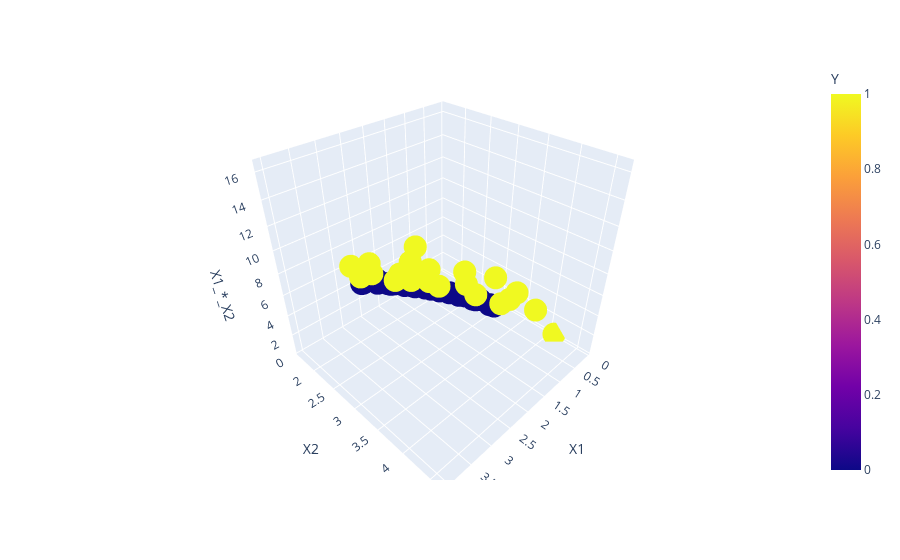
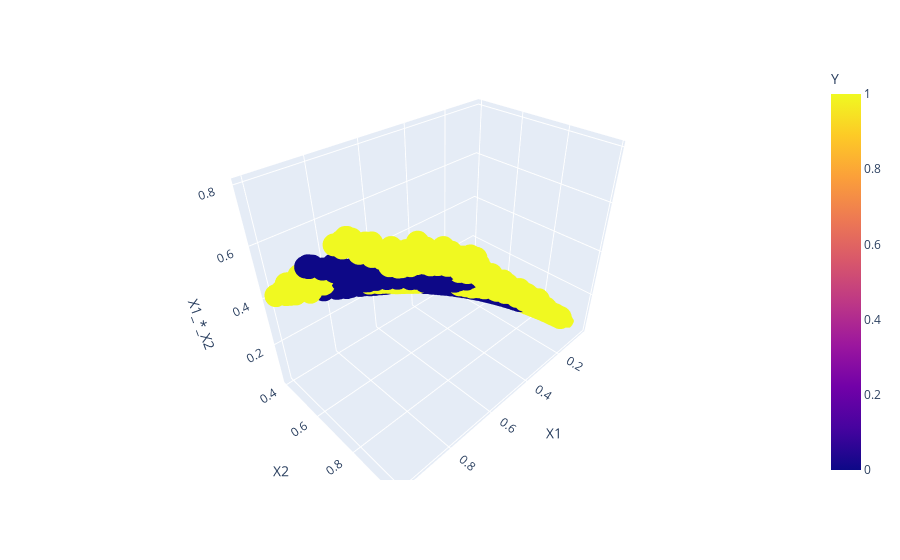
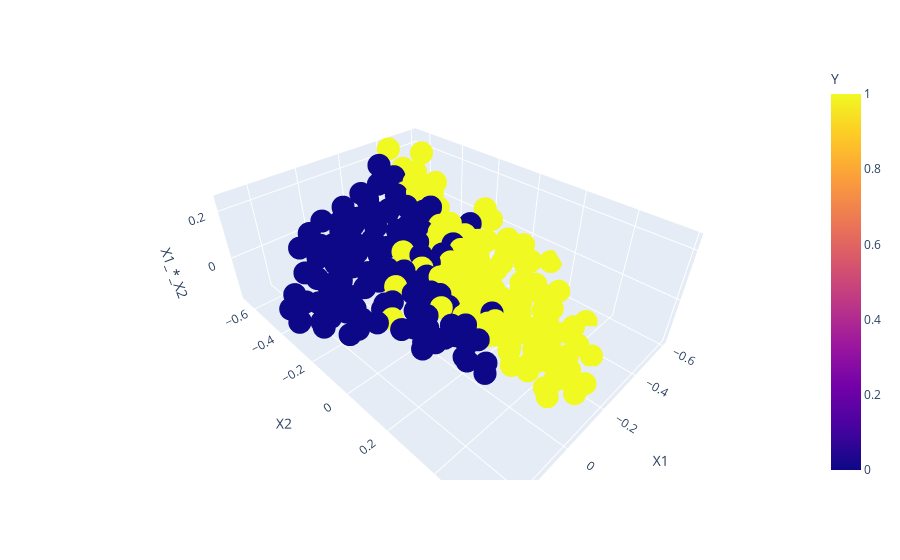

Notebook code cell kept with these figures, in order:
### Code cell
dataset_1 = pd.read_csv("d1.csv", header=None)
dataset_2 = pd.read_csv("d2.csv", header=None)
dataset_3 = pd.read_csv("d3.csv", header=None)

def plot_data(dataset):
    dataset.columns = ['X1', 'X2', 'Y']
    dataset["X1_Squared"] = dataset.X1**2
    dataset["X2_Squared"] = dataset.X2**2
    dataset["X1_*_X2"] = dataset.X1 * dataset.X2
    print(dataset.head(5))
    X = dataset.iloc[:, :-1]
    y = dataset.iloc[:, -1]
    X_train, X_test, y_train, y_test = train_test_split(X, y, test_size=0.25, random_state=0)
    # fig = px.scatter_3d(dataset, x="X1_Squared", y="X2_Squared", z="X1_*_X2", color="Y")
    fig = px.scatter_3d(dataset, x="X1", y="X2", z="X1_*_X2", color="Y")
    fig.show()
    # fig = px.scatter_3d(dataset, x="X1_Squared", y="X2_Squared", z="X1_*_X2", color="Y")
    # fig.show()

plot_data(dataset_1)
plot_data(dataset_2)
plot_data(dataset_3)

### Figure 1 — Plotly figure (JSON) as saved in the notebook; plotly's stock layout.template omitted (floating-point values rounded to 4 significant figures)
{"data": [{"hovertemplate": "X1=%{x}<br>X2=%{y}<br>X1_*_X2=%{z}<br>Y=%{marker.color}<extra></extra>", "legendgroup": "", "marker": {"color": [1, 1, 1, 1, 1, 1, 1, 1, 1, 1, 1, 1, 1, 1, 1, 1, 1, 1, 1, 1, 0, 0, 0, 0, 0, 0, 0, 0, 0, 0, 0, 0, 0, 0, 0, 0, 0, 0, 0, 0, 0, 0, 0, 0, 0, 0, 0, 0, 0, 0, 1], "coloraxis": "coloraxis", "symbol": "circle"}, "mode": "markers", "name": "", "scene": "scene", "showlegend": false, "type": "scatter3d", "x": [1.964, 2.275, 2.978, 2.932, 3.577, 4.015, 3.381, 3.911, 2.782, 2.552, 3.37, 3.105, 1.918, 2.264, 2.655, 3.186, 3.658, 3.911, 3.6, 3.036, 1.584, 2.01, 1.953, 2.275, 2.31, 2.828, 3.047, 2.483, 2.506, 1.872, 2.01, 1.227, 1.895, 1.561, 1.55, 1.688, 1.492, 0.962, 1.169, 0.8122, 0.9735, 1.25, 1.319, 2.229, 2.448, 2.794, 2.091, 2.54, 0.9044, 0.7661, 0.0864], "y": [4.596, 3.859, 4.565, 3.552, 2.856, 3.194, 3.429, 4.176, 4.043, 4.616, 3.91, 3.071, 4.053, 4.371, 3.501, 4.289, 3.869, 3.429, 3.122, 3.317, 3.357, 3.204, 2.784, 2.713, 2.958, 2.631, 2.293, 2.037, 2.385, 2.058, 2.355, 2.324, 2.917, 3.071, 2.692, 2.406, 2.027, 2.682, 2.928, 2.999, 3.388, 3.194, 3.511, 2.201, 2.641, 1.966, 1.618, 2.887, 3.02, 2.59, 4.104], "z": [9.027, 8.78, 13.6, 10.41, 10.22, 12.82, 11.6, 16.33, 11.25, 11.78, 13.18, 9.535, 7.775, 9.894, 9.296, 13.66, 14.15, 13.41, 11.24, 10.07, 5.319, 6.441, 5.437, 6.172, 6.834, 7.441, 6.988, 5.058, 5.977, 3.852, 4.733, 2.851, 5.529, 4.794, 4.172, 4.06, 3.024, 2.58, 3.423, 2.436, 3.298, 3.992, 4.631, 4.906, 6.466, 5.491, 3.383, 7.333, 2.731, 1.984, 0.3546]}], "layout": {"coloraxis": {"colorbar": {"title": {"text": "Y"}}, "colorscale": [[0, "#0d0887"], [0.1111, "#46039f"], [0.2222, "#7201a8"], [0.3333, "#9c179e"], [0.4444, "#bd3786"], [0.5556, "#d8576b"], [0.6667, "#ed7953"], [0.7778, "#fb9f3a"], [0.8889, "#fdca26"], [1, "#f0f921"]]}, "legend": {"tracegroupgap": 0}, "margin": {"t": 60}, "scene": {"domain": {"x": [0, 1], "y": [0, 1]}, "xaxis": {"title": {"text": "X1"}}, "yaxis": {"title": {"text": "X2"}}, "zaxis": {"title": {"text": "X1_*_X2"}}}}}

### Figure 2 — Plotly figure (JSON) as saved in the notebook; plotly's stock layout.template omitted (floating-point values rounded to 4 significant figures; data arrays with more than 128 entries replaced by an {"elided": "..."} marker saying what was removed)
{"data": [{"hovertemplate": "X1=%{x}<br>X2=%{y}<br>X1_*_X2=%{z}<br>Y=%{marker.color}<extra></extra>", "legendgroup": "", "marker": {"color": {"elided": "863 int values"}, "coloraxis": "coloraxis", "symbol": "circle"}, "mode": "markers", "name": "", "scene": "scene", "showlegend": false, "type": "scatter3d", "x": {"elided": "863 float values"}, "y": {"elided": "863 float values"}, "z": {"elided": "863 float values"}}], "layout": {"coloraxis": {"colorbar": {"title": {"text": "Y"}}, "colorscale": [[0, "#0d0887"], [0.1111, "#46039f"], [0.2222, "#7201a8"], [0.3333, "#9c179e"], [0.4444, "#bd3786"], [0.5556, "#d8576b"], [0.6667, "#ed7953"], [0.7778, "#fb9f3a"], [0.8889, "#fdca26"], [1, "#f0f921"]]}, "legend": {"tracegroupgap": 0}, "margin": {"t": 60}, "scene": {"domain": {"x": [0, 1], "y": [0, 1]}, "xaxis": {"title": {"text": "X1"}}, "yaxis": {"title": {"text": "X2"}}, "zaxis": {"title": {"text": "X1_*_X2"}}}}}

### Figure 3 — Plotly figure (JSON) as saved in the notebook; plotly's stock layout.template omitted (floating-point values rounded to 4 significant figures; data arrays with more than 128 entries replaced by an {"elided": "..."} marker saying what was removed)
{"data": [{"hovertemplate": "X1=%{x}<br>X2=%{y}<br>X1_*_X2=%{z}<br>Y=%{marker.color}<extra></extra>", "legendgroup": "", "marker": {"color": {"elided": "211 int values"}, "coloraxis": "coloraxis", "symbol": "circle"}, "mode": "markers", "name": "", "scene": "scene", "showlegend": false, "type": "scatter3d", "x": {"elided": "211 float values"}, "y": {"elided": "211 float values"}, "z": {"elided": "211 float values"}}], "layout": {"coloraxis": {"colorbar": {"title": {"text": "Y"}}, "colorscale": [[0, "#0d0887"], [0.1111, "#46039f"], [0.2222, "#7201a8"], [0.3333, "#9c179e"], [0.4444, "#bd3786"], [0.5556, "#d8576b"], [0.6667, "#ed7953"], [0.7778, "#fb9f3a"], [0.8889, "#fdca26"], [1, "#f0f921"]]}, "legend": {"tracegroupgap": 0}, "margin": {"t": 60}, "scene": {"domain": {"x": [0, 1], "y": [0, 1]}, "xaxis": {"title": {"text": "X1"}}, "yaxis": {"title": {"text": "X2"}}, "zaxis": {"title": {"text": "X1_*_X2"}}}}}
